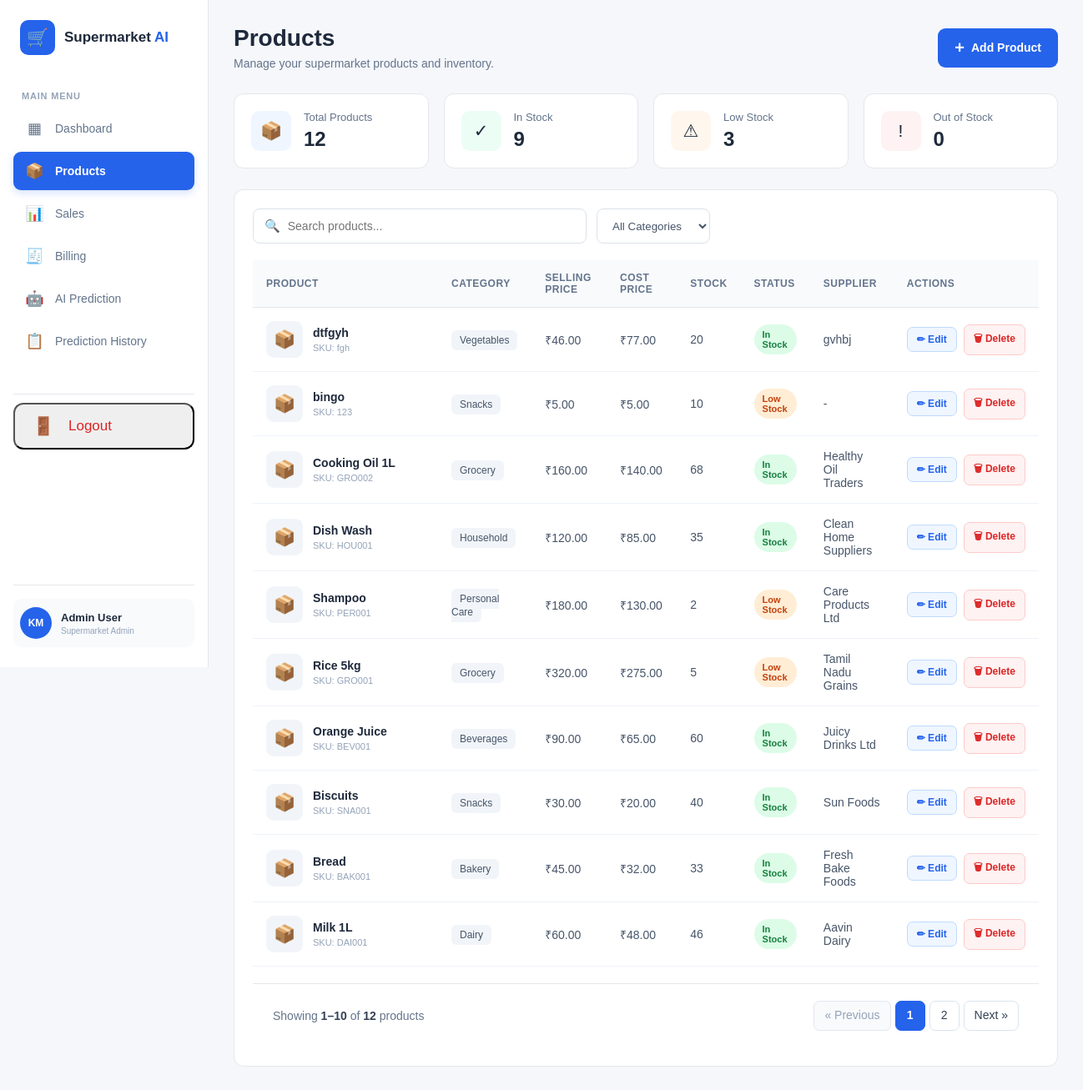
The page /products/ (signed in) on the database as committed earlier.
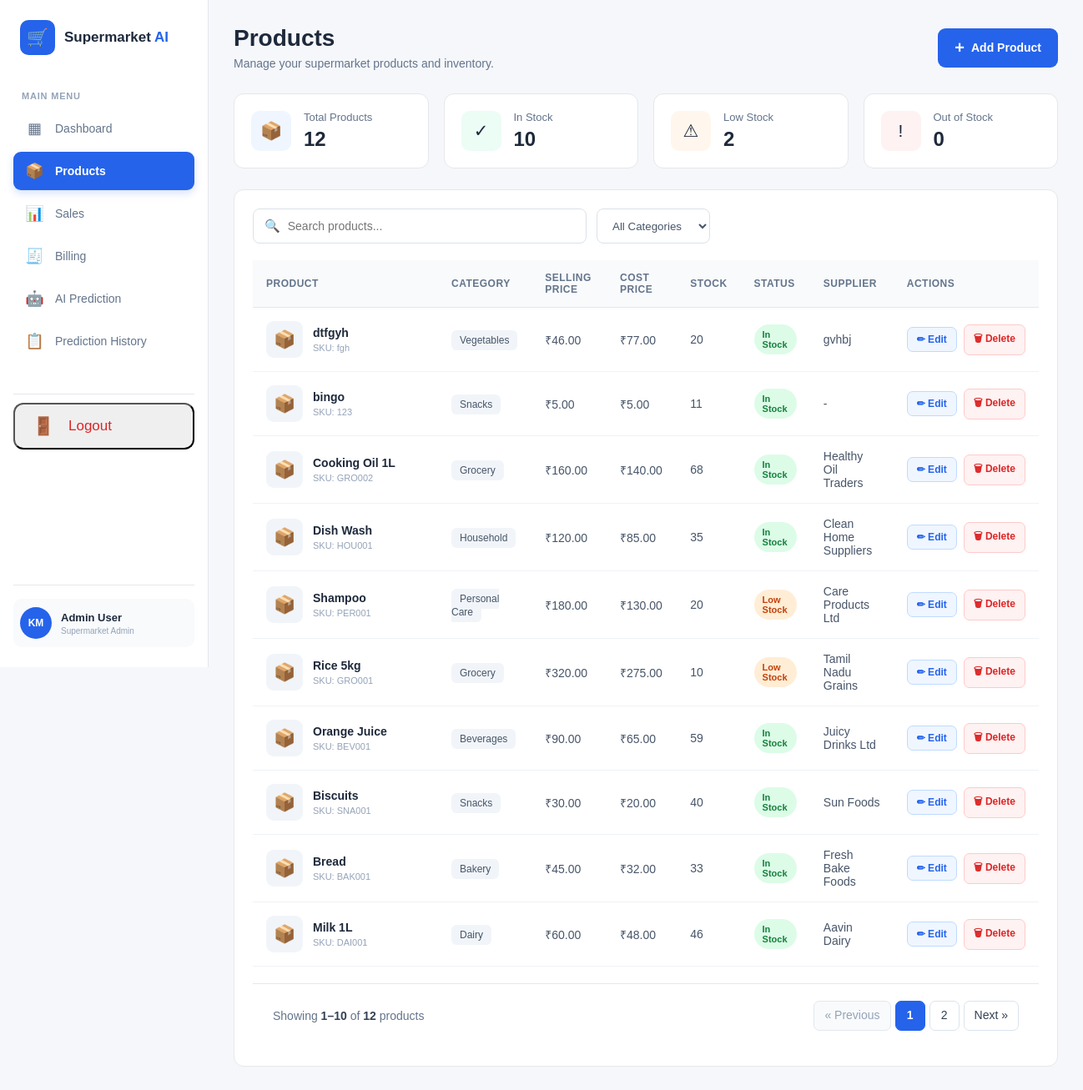
The same page on the database as committed later.
### store/models.py (models this page shows, shortened)
class Product(models.Model):
    CATEGORY_CHOICES = [
        ("Vegetables", "Vegetables"),
        ("Dairy", "Dairy"),
        ("Grocery", "Grocery"),
        ("Bakery", "Bakery"),
        ("Beverages", "Beverages"),
        ("Snacks", "Snacks"),
        ("Personal Care", "Personal Care"),
        ("Household", "Household"),
    ]
    name = models.CharField(max_length=100)
    sku = models.CharField(max_length=50, unique=True)
    category = models.CharField(
        max_length=50,
        choices=CATEGORY_CHOICES
    )
    price = models.DecimalField(
        max_digits=10,
        decimal_places=2,
        validators=[MinValueValidator(Decimal("0.00"))]
    )
    cost_price = models.DecimalField(
        max_digits=10,
        decimal_places=2,
        default=Decimal("0.00"),
        validators=[MinValueValidator(Decimal("0.00"))]
    )
    stock = models.PositiveIntegerField(default=0)
    min_stock = models.PositiveIntegerField(default=10)
    supplier = models.CharField(max_length=100, blank=True)
    created_at = models.DateTimeField(auto_now_add=True)
    updated_at = models.DateTimeField(auto_now=True)

### store/views.py (the view)
# urls.py: path("products/", views.products, name="products"),
@admin_required
def products(request):
    product_list = Product.objects.all().order_by("-created_at")
    search_query = request.GET.get("search", "").strip()
    selected_category = request.GET.get("category", "").strip()
    if search_query:
        product_list = product_list.filter(
            Q(name__icontains=search_query) | Q(sku__icontains=search_query)
        )
    valid_categories = [value for value, label in Product.CATEGORY_CHOICES]
    if selected_category in valid_categories:
        product_list = product_list.filter(category=selected_category)
    else:
        selected_category = ""
    all_products = Product.objects.all()
    paginator = Paginator(product_list, 10)
    page_obj = paginator.get_page(request.GET.get("page"))
    return render(request, "products.html", {
        "products": page_obj.object_list,
        "page_obj": page_obj,
        "paginator": paginator,
        "categories": valid_categories,
        "selected_category": selected_category,
        "search_query": search_query,
        "total_products": all_products.count(),
        "in_stock": all_products.filter(stock__gt=F("min_stock")).count(),
        "low_stock": all_products.filter(stock__gt=0, stock__lte=F("min_stock")).count(),
        "out_of_stock": all_products.filter(stock=0).count(),
    })

### store/templates/products.html (shortened to what this page needs)
{% load static %}
<!DOCTYPE html>
<html lang="en">
<head>
    <link rel="stylesheet"
          href="{% static 'css/products.css' %}">
</head>
<body>
<div class="page-layout">
    {% include 'sidebar.html' %}
    <main class="main-content">
        <header class="top-header">
            <div>
                <h1>
                    Products
                </h1>
                <p>
                    Manage your supermarket products and inventory.
                </p>
            </div>
            <button
                type="button"
                class="add-product-btn"
                onclick="openAddModal()">
                <span>+</span>
                Add Product
            </button>
        </header>
        <section class="summary-section">
            <div class="summary-card">
                <div class="summary-icon blue">
                    📦
                </div>
                <div>
                    <p>
                        Total Products
                    </p>
                    <h2 id="totalProducts">
                        {{ total_products }}
                    </h2>
                </div>
            </div>
            <div class="summary-card">
                <div class="summary-icon green">
                    ✓
                </div>
                <div>
                    <p>
                        In Stock
                    </p>
                    <h2 id="inStock">
                        {{ in_stock }}
                    </h2>
                </div>
            </div>
            <div class="summary-card">
                <div class="summary-icon orange">
                    ⚠
                </div>
                <div>
                    <p>
                        Low Stock
                    </p>
                    <h2 id="lowStock">
                        {{ low_stock }}
                    </h2>
                </div>
            </div>
            <div class="summary-card">
                <div class="summary-icon red">
                    !
                </div>
                <div>
                    <p>
                        Out of Stock
                    </p>
                    <h2 id="outOfStock">
                        {{ out_of_stock }}
                    </h2>
                </div>
            </div>
        </section>
        <section class="products-section">
            <div class="product-toolbar">
                <div class="search-box">
                    <span>
                        🔍
                    </span>
                    <input
                        type="text"
                        id="searchInput"
                        placeholder="Search products..."
                        onkeyup="filterProducts()">
                </div>
                <select
                    id="categoryFilter"
                    onchange="filterProducts()">
                    <option value="all">
                        All Categories
                    </option>
                </select>
            </div>
            <div class="product-table-container">
                <table class="product-table">
                    <thead>
                    <tr>
                        <th>
                            Product
                        </th>
                        <th>
                            Category
                        </th>
                        <th>
                            Selling Price
                        </th>
                        <th>
                            Cost Price
                        </th>
                        <th>
                            Stock
                        </th>
                        <th>
                            Status
                        </th>
                        <th>
                            Supplier
                        </th>
                        <th>
                            Actions
                        </th>
                    </tr>
                    </thead>
                    <tbody id="productTableBody">
                    {% for product in products %}
                    <tr
                        class="product-row"
                        data-name="{{ product.name|lower }}"
                        data-category="{{ product.category|default:''|lower }}"
                        data-id="{{ product.id }}">
                        <td>
                            <div class="product-info">
                                <div class="product-image">
                                    📦
                                </div>
                                <div>
                                    <strong>
                                        {{ product.name }}
                                    </strong>
                                    <span>
                                        SKU: {{ product.sku }}
                                    </span>
                                </div>
                            </div>
                        </td>
                        <td>
                            <span class="category">
                                {{ product.category|default:"-" }}
                            </span>
                        </td>
                        <td>
                            ₹{{ product.price }}
                        </td>
                        <td>
                            ₹{{ product.cost_price }}
                        </td>
                        <td>
                            {{ product.stock }}
                        </td>
                        <td>
                            {% if product.stock == 0 %}
                                <span class="status out-stock">
                                    Out of Stock
                                </span>
                            {% elif product.stock <= product.min_stock %}
                                <span class="status low-stock">
                                    Low Stock
                                </span>
                            {% else %}
                                <span class="status in-stock">
                                    In Stock
                                </span>
                            {% endif %}
                        </td>
                        <td>
                            {{ product.supplier|default:"-" }}
                        </td>
                        <td>
                            <div class="action-buttons">
                                <button
                                    type="button"
                                    class="edit-btn"
                                    onclick="openEditModal(
                                        '{{ product.id }}',
                                        '{{ product.name|escapejs }}',
                                        '{{ product.sku|escapejs }}',
                                        '{{ product.category|default:''|escapejs }}',
                                        '{{ product.price }}',
                                        '{{ product.cost_price }}',
                                        '{{ product.stock }}',
                                        '{{ product.min_stock }}',
                                        '{{ product.supplier|default:''|escapejs }}'
                                    )">
                                    ✏ Edit
                                </button>
                                <button
                                    type="button"
                                    class="delete-btn"
                                    onclick="openDeleteModal(
                                        '{{ product.id }}',
                                        '{{ product.name|escapejs }}'
                                    )">
                                    🗑 Delete
                                </button>
                            </div>
                        </td>
                    </tr>
                    {% endfor %}
                    </tbody>
                </table>
            </div>
<div class="pagination">
    <div class="pagination-info">
        Showing
        <strong>
            {% if page_obj.paginator.count %}
                {{ page_obj.start_index }}–{{ page_obj.end_index }}
            {% else %}
                0
            {% endif %}
        </strong>
        of <strong>{{ page_obj.paginator.count }}</strong> products
    </div>
    <div class="page-buttons">
        {% if page_obj.has_previous %}
            <a class="page-link"
               href="?page={{ page_obj.previous_page_number }}&search={{ search_query|urlencode }}&category={{ selected_category|urlencode }}">
                &laquo; Previous
            </a>
        {% else %}
            <span class="page-link disabled">&laquo; Previous</span>
        {% endif %}
        {% for num in page_obj.paginator.page_range %}
            {% if page_obj.number == num %}
                <span class="page-active">{{ num }}</span>
            {% elif num > page_obj.number|add:"-3" and num < page_obj.number|add:"3" %}
                <a class="page-link"
                   href="?page={{ num }}&search={{ search_query|urlencode }}&category={{ selected_category|urlencode }}">
                    {{ num }}
                </a>
            {% endif %}
        {% endfor %}
        {% if page_obj.has_next %}
            <a class="page-link"
               href="?page={{ page_obj.next_page_number }}&search={{ search_query|urlencode }}&category={{ selected_category|urlencode }}">
                Next &raquo;
            </a>
        {% else %}
            <span class="page-link disabled">Next &raquo;</span>
        {% endif %}
    </div>
</div>
        </section>
    </main>
</div>
</body>
</html>

### store/templates/sidebar.html (shortened to what this page needs)
{% load static %}
<link rel="stylesheet" href="{% static 'css/sidebar.css' %}">
<aside class="sidebar">
    <div class="logo">
        <div class="logo-icon">
            🛒
        </div>
        <h2>
            Supermarket <span>AI</span>
        </h2>
    </div>
    <div class="nav-title">
        Main Menu
    </div>
    <ul class="nav-menu">
        <li>
            <a href="{% url 'dashboard' %}"
               class="{% if request.resolver_match.url_name == 'dashboard' %}active{% endif %}">
                <span class="nav-icon">
                    ▦
                </span>
                Dashboard
            </a>
        </li>
        <li>
            <a href="{% url 'products' %}"
               class="{% if request.resolver_match.url_name == 'products' %}active{% endif %}">
                <span class="nav-icon">
                    📦
                </span>
                Products
            </a>
        </li>
        <li>
             <a href="{% url 'sales' %}"
               class="{% if request.resolver_match.url_name == 'sales' %}active{% endif %}">
                <span class="nav-icon">
                    📊
                </span>
                Sales
            </a>
        </li>
        <li>
    <a href="{% url 'billing' %}"
       class="{% if request.resolver_match.url_name == 'billing' %}active{% endif %}">
        <span class="nav-icon">
            🧾
        </span>
        Billing
    </a>
</li>
        <li>
            <a href="{% url 'aiprediction' %}"
       class="{% if request.resolver_match.url_name == 'aiprediction' %}active{% endif %}">
                <span class="nav-icon">
                    🤖
                </span>
                AI Prediction
            </a>
        </li>
        <li>
            <a href="{% url 'previousyear' %}"
       class="{% if request.resolver_match.url_name == 'previousyear' %}active{% endif %}">
                <span class="nav-icon">
                    📋
                </span>
                Prediction History
            </a>
        </li>
    </ul>
<li class="logout-item">
    <form method="post" action="{% url 'logout' %}">
        <button type="submit" class="logout-link">
            <span class="nav-icon">🚪</span>
            <span>Logout</span>
        </button>
    </form>
</li>
    <div class="sidebar-bottom">
        <div class="user-box">
            <div class="user-avatar">
                KM
            </div>
            <div class="user-info">
                <strong>
                    Admin User
                </strong>
                <span>
                    Supermarket Admin
                </span>
            </div>
        </div>
    </div>
</aside>

Rows that differ between the two databases and show on the page:
changed Product "bingo": stock "10" → "11"; stock "Low Stock" → "In Stock"
changed Product "Shampoo": stock "2" → "20"
changed Product "Rice 5kg": stock "5" → "10"
changed Product "Orange Juice": stock "60" → "59"
Other text that changed with them:
{{ in_stock }}: "9" → "10"
{{ low_stock }}: "3" → "2"
